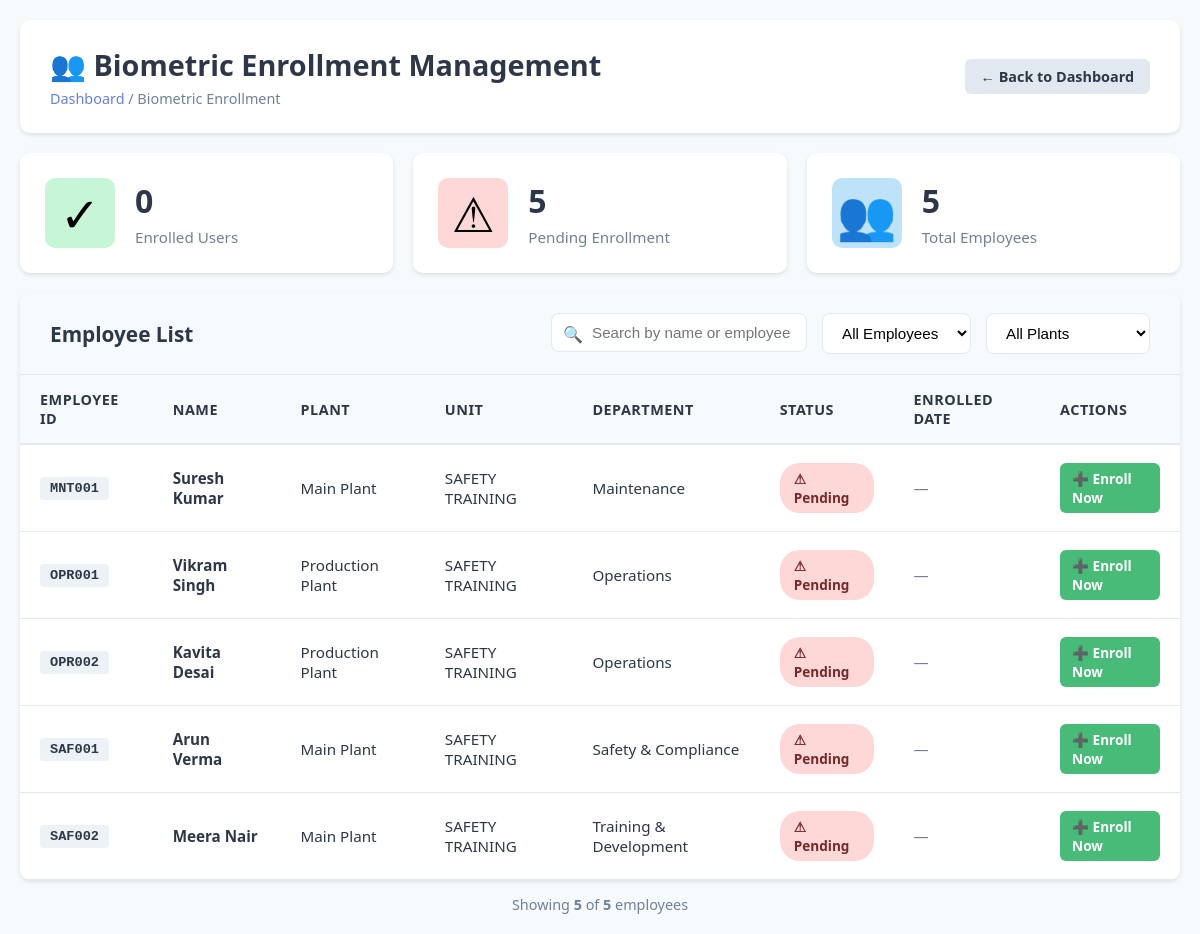
Before: /biometric/enrollment/ (signed in) with the older database file.
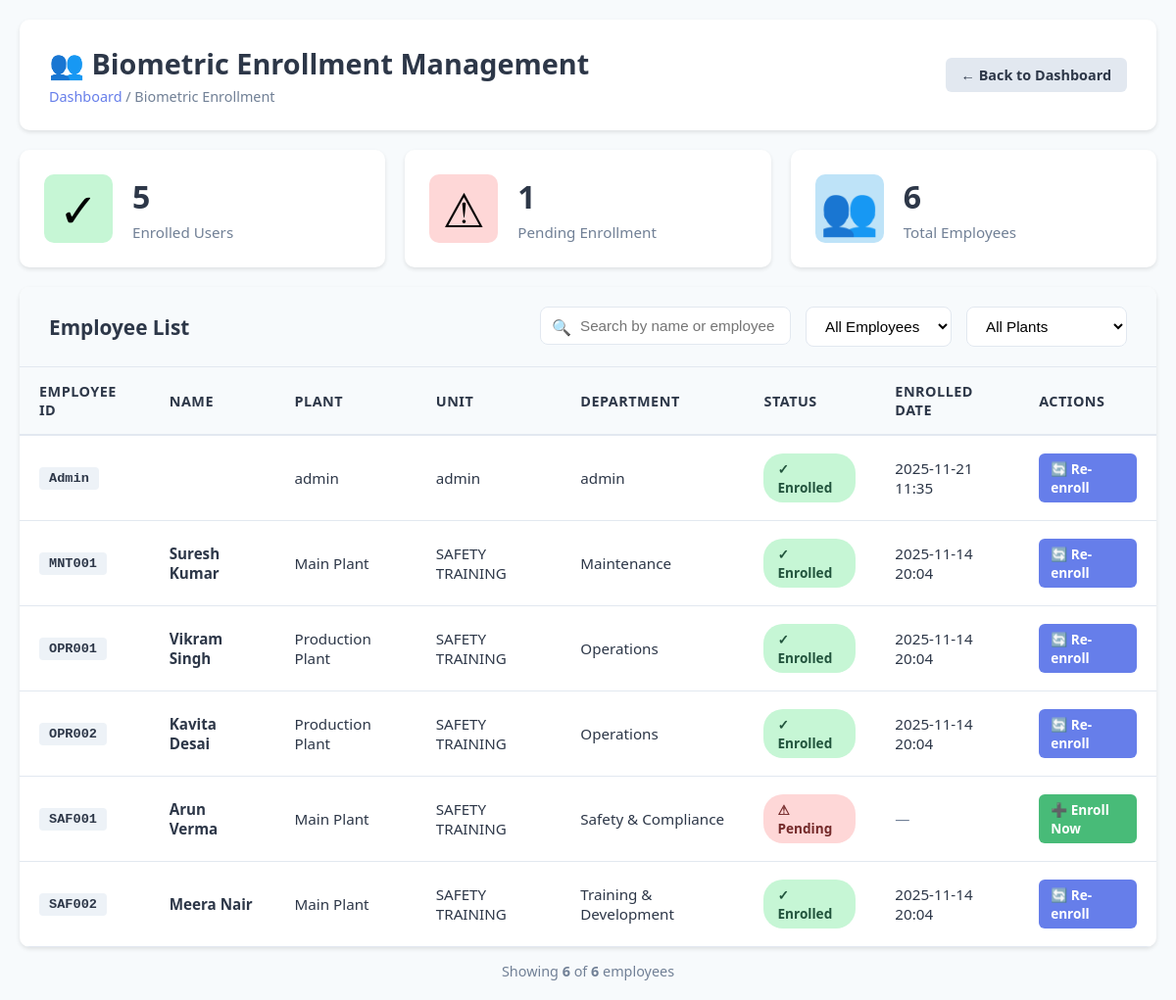
After: the same page with the newer database file.
### process_dojo/models.py (models this page shows, shortened)
class EmployeeProfile(models.Model):
    user = models.OneToOneField(User, on_delete=models.CASCADE, related_name='employee_profile')
    employee_id = models.CharField(max_length=50, unique=True, db_index=True)
    plant = models.CharField(max_length=100)
    unit = models.CharField(max_length=100)
    department = models.CharField(max_length=100)
    biometric_id = models.CharField(max_length=100, blank=True, null=True, unique=True)
    created_at = models.DateTimeField(auto_now_add=True)
    updated_at = models.DateTimeField(auto_now=True)
    class Meta:
        ordering = ['employee_id']
        indexes = [
            models.Index(fields=['employee_id']),
            models.Index(fields=['plant', 'unit']),
        ]

### process_dojo/biometric_views.py (the view)
# urls.py: path('biometric/enrollment/', biometric_views.biometric_enrollment_list, name='biometric_enrollment_list'),
@login_required
@user_passes_test(lambda u: u.is_staff)
def biometric_enrollment_list(request):
    employees = EmployeeProfile.objects.select_related('user').all()
    enrolled_count = employees.filter(biometric_id__isnull=False).count()
    pending_count = employees.filter(biometric_id__isnull=True).count()
    unique_plants = employees.values_list('plant', flat=True).distinct().order_by('plant')
    context = {
        'page_title': 'Biometric Enrollment',
        'employees': employees,
        'enrolled_count': enrolled_count,
        'pending_count': pending_count,
        'unique_plants': unique_plants,
    }
    return render(request, 'biometric/biometric_enrollment_list.html', context)

### process_dojo/templates/biometric/biometric_enrollment_list.html (shortened to what the changed rows need)
<!DOCTYPE html>
<html lang="en">
<head>
</head>
<body>
    <div class="container">
        <div class="header">
            <div class="header-left">
                <h1>👥 Biometric Enrollment Management</h1>
            </div>
        </div>
        <div class="stats-container">
            <div class="stat-card">
                <div class="stat-content">
                    <h3>{{ enrolled_count }}</h3>
                    <p>Enrolled Users</p>
                </div>
            </div>
            <div class="stat-card">
                <div class="stat-content">
                    <h3>{{ pending_count }}</h3>
                    <p>Pending Enrollment</p>
                </div>
            </div>
            <div class="stat-card">
                <div class="stat-content">
                    <h3>{{ employees|length }}</h3>
                    <p>Total Employees</p>
                </div>
            </div>
        </div>
        <div class="content-card">
            <div class="content-header">
                <h2>Employee List</h2>
            </div>
            <div class="table-container">
                <table id="employeeTable">
                    <thead>
                        <tr>
                            <th>Employee ID</th>
                            <th>Name</th>
                            <th>Plant</th>
                            <th>Unit</th>
                            <th>Department</th>
                            <th>Status</th>
                            <th>Enrolled Date</th>
                            <th>Actions</th>
                        </tr>
                    </thead>
                    <tbody>
                        {% if employees %}
                            {% for emp in employees %}
                            <tr data-status="{% if emp.biometric_id %}enrolled{% else %}pending{% endif %}"
                                data-plant="{{ emp.plant }}"
                                data-searchtext="{{ emp.employee_id|lower }} {{ emp.user.first_name|lower }} {{ emp.user.last_name|lower }}">
                                <td>
                                    <span class="employee-id">{{ emp.employee_id }}</span>
                                </td>
                                <td>
                                    <strong>{{ emp.user.get_full_name }}</strong>
                                </td>
                                <td>{{ emp.plant }}</td>
                                <td>{{ emp.unit }}</td>
                                <td>{{ emp.department }}</td>
                                <td>
                                    {% if emp.biometric_id %}
                                        <span class="status-badge enrolled">✓ Enrolled</span>
                                    {% else %}
                                        <span class="status-badge not-enrolled">⚠ Pending</span>
                                    {% endif %}
                                </td>
                                <td>
                                    {% if emp.biometric_id %}
                                        {{ emp.updated_at|date:"Y-m-d H:i" }}
                                    {% else %}
                                        <span style="color: #718096;">—</span>
                                    {% endif %}
                                </td>
                                <td>
                                    {% if emp.biometric_id %}
                                        <a href="{% url 'process_dojo:biometric_enrollment_form' emp.employee_id %}"
                                           class="btn btn-primary btn-sm">
                                            🔄 Re-enroll
                                        </a>
                                    {% else %}
                                        <a href="{% url 'process_dojo:biometric_enrollment_form' emp.employee_id %}"
                                           class="btn btn-success btn-sm">
                                            ➕ Enroll Now
                                        </a>
                                    {% endif %}
                                </td>
                            </tr>
                            {% endfor %}
                        {% endif %}
                    </tbody>
                </table>
            </div>
        </div>
        <div style="margin-top: 15px; text-align: center; color: #718096; font-size: 0.9rem;">
            Showing <strong id="visibleCount">{{ employees|length }}</strong> of <strong>{{ employees|length }}</strong> employees
        </div>
    </div>
</body>
</html>

Changed rows visible on the page:
added EmployeeProfile: employee_id "Admin", plant "admin", unit "admin", department "admin", biometric_id "✓ Enrolled", updated_at "2025-11-21 11:35"
changed EmployeeProfile "Maintenance": updated_at (not shown) → "2025-11-14 20:04"; biometric_id "⚠ Pending — ➕ Enroll Now" → "✓ Enrolled 🔄 Re-enroll"
changed EmployeeProfile "OPR001": updated_at (not shown) → "2025-11-14 20:04"; biometric_id "⚠ Pending — ➕ Enroll Now" → "✓ Enrolled 🔄 Re-enroll"
changed EmployeeProfile "OPR002": updated_at (not shown) → "2025-11-14 20:04"; biometric_id "⚠ Pending — ➕ Enroll Now" → "✓ Enrolled 🔄 Re-enroll"
changed EmployeeProfile "Training & Development": updated_at (not shown) → "2025-11-14 20:04"; biometric_id "⚠ Pending — ➕ Enroll Now" → "✓ Enrolled 🔄 Re-enroll"
Other visible differences:
{{ enrolled_count }}: "0" → "5"
{{ pending_count }}: "5" → "1"
{{ employees|length }}: "5" → "6"
